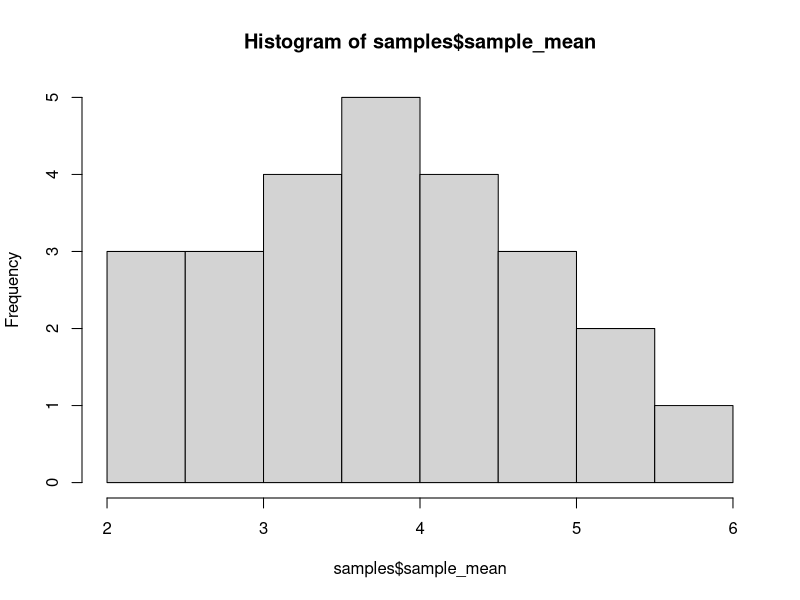

The R script that drew this image:




# Show that 

library(gtools)
library(tidyverse)
sd.p=function(x){sd(x)*sqrt((length(x)-1)/length(x))}

pop <-c(2,3,4,5,6)
samp_size <- 2

mean(pop)
sd.p(pop)

samples<-as_tibble(permutations(length(pop), samp_size, pop, repeats.allowed=TRUE))

samples <- samples %>% rowwise() %>% mutate(sample_mean=mean(c(V1,V2)))



mean(samples$sample_mean)
sd.p(samples$sample_mean)
hist(samples$sample_mean)

sd.p(pop)/sqrt(samp_size)
